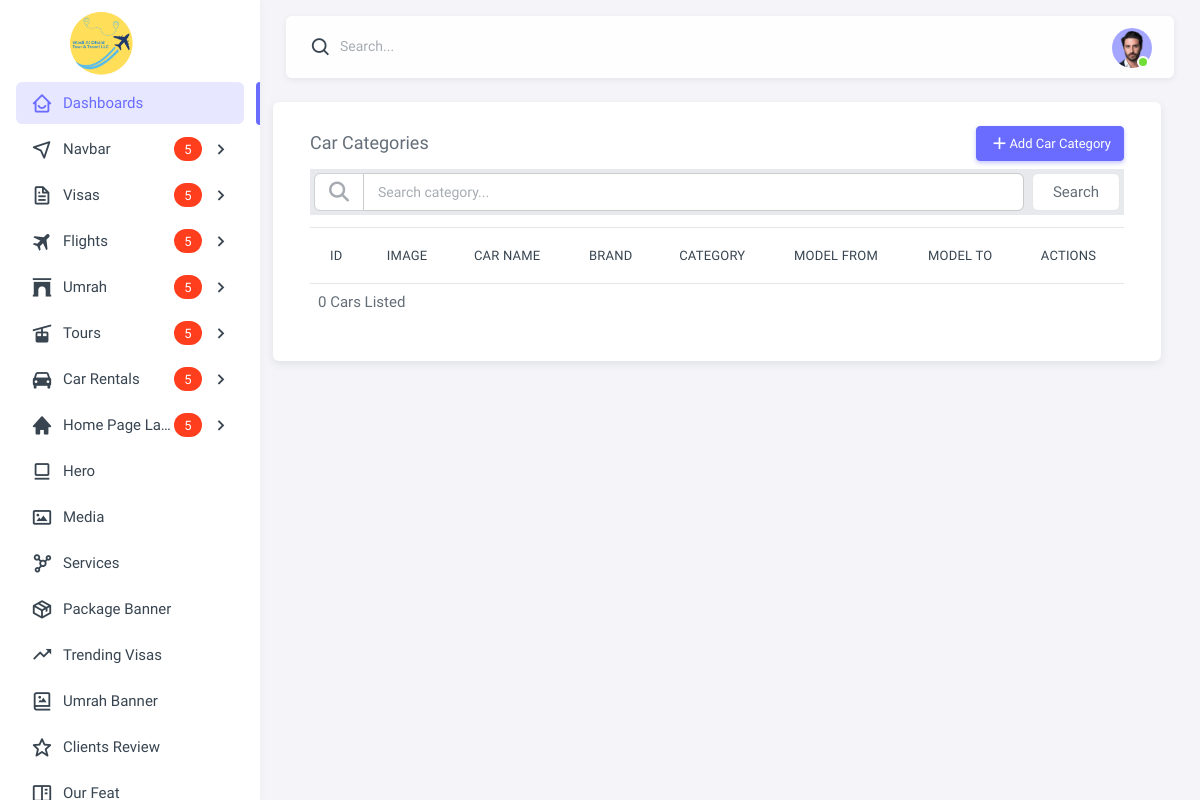
Page /car-details/ on the earlier database version.
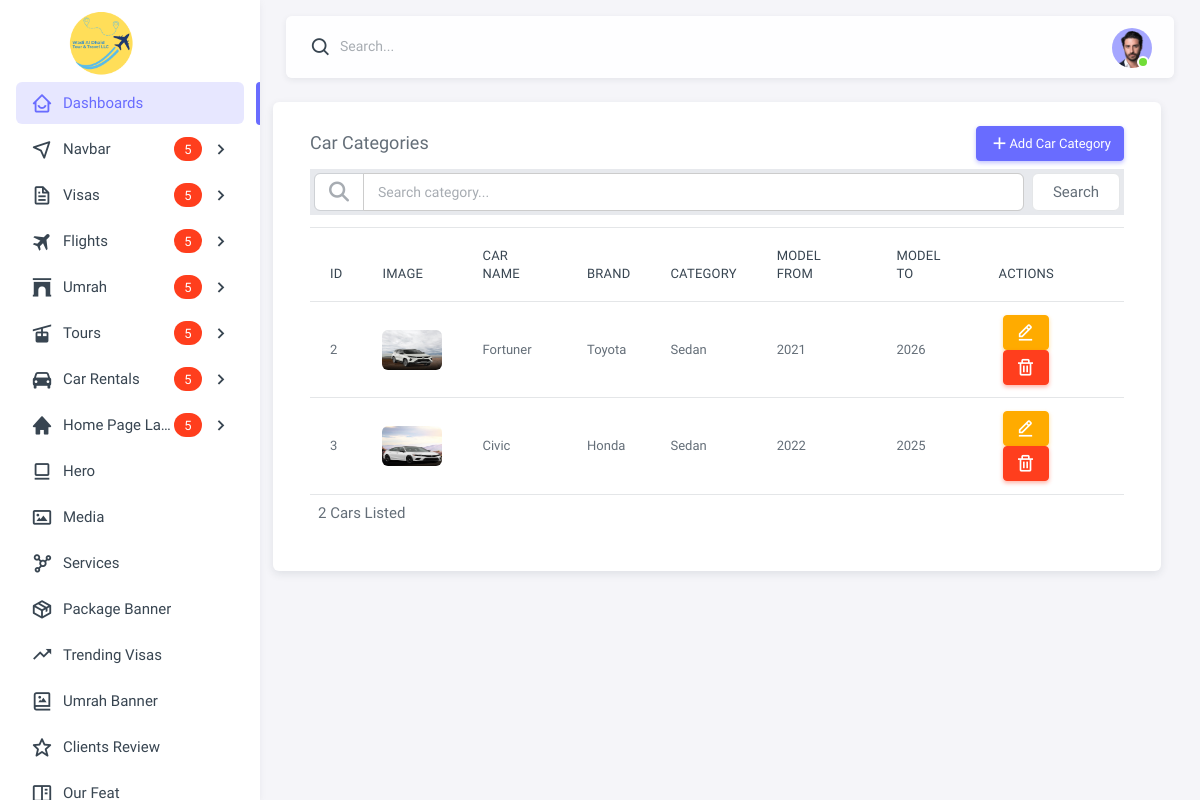
Same page on the later database version.
### CarRental/models.py (models this page shows, shortened)
class Car(models.Model):
    category = models.ForeignKey(CarCategory, on_delete=models.CASCADE, related_name="cars")
    name = models.CharField(max_length=255)
    brand = models.CharField(max_length=255)
    model_from = models.PositiveSmallIntegerField(default=2000)
    model_to = models.PositiveSmallIntegerField(default=datetime.now().year)
    image = models.ImageField(upload_to='car_images/', blank=True, null=True)
    description = models.TextField()

class CarCategory(models.Model):
    category_name = models.CharField(max_length=100)

### Admin_Dasboard/views.py (the view, shortened to what this page needs)
# urls.py: path('car-details/', views.car_details, name='car-details'),  # View for car details
def car_details(request):
    query = request.GET.get('search', '')  # Get search input from GET request
    total_cars = Car.objects.count()  # Count total cars
    if query:
        cars = Car.objects.filter(name__icontains=query)  # Case-insensitive search
    else:
        cars = Car.objects.all()  # Show all if no search query
    context = {
        'cars': cars,
        'search_query': query,  # Pass search query to template
        'total_cars': total_cars,
        'car_categories': CarCategory.objects.all(),  # Pass all car categories for form selection
    }
    return render(request, 'Car_Rentals/car-details.html', context)

### Admin_Dasboard/templates/Car_Rentals/car-details.html (shortened to what this page needs)
{% extends "base.html" %}
{% load static %}
{% block body %}
<div class="content-wrapper">
    <div class="container-xxl flex-grow-1 container-p-y">
        <div class="row w-100">
            <div class="card">
                <div class="card-body">
                    <div class="d-flex justify-content-between align-items-center">
                        <p class="mb-0 fs-5">Car Categories</p>
                        <button type="button" class="btn btn-sm btn-primary" data-bs-toggle="modal"
                            data-bs-target="#addCarModal"><i class='bx bx-plus'></i> Add Car Category</button>
                    </div>
                    <form action="{% url 'car-category' %}" method="GET">
                        <div class="search-person border-outline-dark col-12 bg-secondary-subtle p-1 d-flex mt-2 text-muted">
                            <div class="input-group border-outline-dark">
                                <span class="input-group-text bg-white">
                                    <i class="fa-solid fa-magnifying-glass text-muted"></i>
                                </span>
                                <input type="text" class="form-control bg-white" name="search" placeholder="Search category..." value="{{ search_query }}">
                            </div>
                            <button type="submit" class="btn btn-white bg-white border ms-2">Search</button>
                        </div>
                    </form>
                    <div>
                        <table class="table mt-3">
                            <thead>
                                <tr>
                                    <th>ID</th>
                                    <th>Image</th>
                                    <th>Car Name</th>
                                    <th>Brand</th>
                                    <th>Category</th>
                                    <th>Model From</th>
                                    <th>Model To</th>
                                    <th>Actions</th>
                                </tr>
                            </thead>
                            <tbody>
                                {% for car in cars %}
                                <tr>
                                    <td>{{ car.id }}</td>
                                    <td>
                                        {% if car.image %}
                                            <img src="{{ car.image.url }}" alt="Car Image" width="60" height="40" class="rounded">
                                        {% else %}
                                            No Image
                                        {% endif %}
                                    </td>
                                    <td>{{ car.name }}</td>
                                    <td>{{ car.brand }}</td>
                                    <td>{{ car.category.category_name }}</td>
                                    <td>{{ car.model_from }}</td>
                                    <td>{{ car.model_to }}</td>
                                    <td>
                                        <div>
                                            <button class="btn btn-warning btn-sm mx-1 edit-btn"
                                                data-id="{{ car.id }}"
                                                data-category="{{ car.category.id }}"
                                                data-name="{{ car.name }}"
                                                data-brand="{{ car.brand }}"
                                                data-model_from="{{ car.model_from }}"
                                                data-model_to="{{ car.model_to }}"
                                                data-description="{{ car.description }}"
                                                data-bs-toggle="modal"
                                                data-bs-target="#updateModal{{ car.id }}">
                                                <i class="bx bx-edit-alt"></i>
                                            </button>
                                            <a href="{% url 'delete-car' car.id %}"
                                               class="btn btn-danger btn-sm mx-1"
                                               onclick="return confirm('Are you sure you want to delete this car?');">
                                                <i class="bx bx-trash"></i>
                                            </a>
                                        </div>
                                    </td>
                                </tr>
                                {% endfor %}
                            </tbody>
                        </table>
                        <p class="p-2">{{ total_cars }} Cars Listed</p>
                    </div>
                </div>
            </div>
        </div>
    </div>
</div>
{% endblock %}

### Admin_Dasboard/templates/base.html (shortened to what this page needs)
{% load static %}
<!DOCTYPE html>
<html lang="en" class="light-style layout-menu-fixed layout-compact" dir="ltr" data-theme="theme-default" data-assets-path="../assets/" data-template="vertical-menu-template-free" data-style="light">
  <head>
    <link rel="stylesheet" href="https://cdnjs.cloudflare.com/ajax/libs/font-awesome/6.7.2/css/all.min.css" />
    <link rel="stylesheet" href="{% static 'assets/vendor/fonts/boxicons.css' %}" />
    <link rel="stylesheet" href="{% static 'assets/vendor/css/core.css' %}" class="template-customizer-core-css" />
    <link rel="stylesheet" href="{% static 'assets/vendor/css/theme-default.css' %}" class="template-customizer-theme-css" />
    <link rel="stylesheet" href="{% static 'assets/css/demo.css' %}" />
    <link rel="stylesheet" href="{% static 'assets/vendor/libs/perfect-scrollbar/perfect-scrollbar.css' %}" />
    <link rel="stylesheet" href="{% static 'assets/vendor/libs/apex-charts/apex-charts.css' %}" />
    <link rel="stylesheet" href="https://cdn.jsdelivr.net/npm/swiper@11/swiper-bundle.min.css" />
  </head>
  <body>
    <div class="layout-wrapper layout-content-navbar">
      <div class="layout-container">
        <aside id="layout-menu" class="layout-menu menu-vertical menu bg-menu-theme">
          <div class="app-brand demo">
            <a href="{% url 'home' %}" class="app-brand-link">
              <div class="image-style">
                <img src="{% static 'assets/img/Logo.png' %}" class="img-fluid" width="80" alt="">
              </div>
            </a>
          </div>
          <ul class="menu-inner py-1">
            <li class="menu-item active">
              <a href="{% url 'home' %}" class="menu-link">
                <i class="menu-icon tf-icons bx bx-home-smile"></i>
                <div class="text-truncate" data-i18n="Dashboards">Dashboards</div>
              </a>
            </li>
            <li class="menu-item">
              <a href="javascript:void(0);" class="menu-link menu-toggle">
                <i class='menu-icon tf-icons bx bx-navigation'></i>
                <div class="text-truncate">Navbar</div>
                <span class="badge rounded-pill bg-danger ms-auto">5</span>
              </a>
            </li>
            <li class="menu-item">
              <a href="javascript:void(0);" class="menu-link menu-toggle">
                <i class="menu-icon tf-icons bx bx-file"></i>
                <div class="text-truncate" >Visas</div>
                <span class="badge rounded-pill bg-danger ms-auto">5</span>
              </a>
            </li>
            <li class="menu-item">
              <a href="javascript:void(0);" class="menu-link menu-toggle">
                <i class='menu-icon tf-icons bx bxs-plane-alt'></i>
                <div class="text-truncate">Flights</div>
                <span class="badge rounded-pill bg-danger ms-auto">5</span>
              </a>
            </li>
            <li class="menu-item">
              <a href="javascript:void(0);" class="menu-link menu-toggle">
                <i class="menu-icon tf-icons bx bxs-arch"></i>
                <div class="text-truncate">Umrah</div>
                <span class="badge rounded-pill bg-danger ms-auto">5</span>
              </a>
            </li>
            <li class="menu-item">
              <a href="javascript:void(0);" class="menu-link menu-toggle">
                <i class="menu-icon tf-icons bx bxs-cable-car"></i>
                <div class="text-truncate">Tours</div>
                <span class="badge rounded-pill bg-danger ms-auto">5</span>
              </a>
            </li>
            <li class="menu-item">
              <a href="javascript:void(0);" class="menu-link menu-toggle">
                <i class='menu-icon tf-icons bx bxs-car'></i>
                <div class="text-truncate">Car Rentals</div>
                <span class="badge rounded-pill bg-danger ms-auto">5</span>
              </a>
            </li>
            <li class="menu-item">
              <a href="javascript:void(0);" class="menu-link menu-toggle">
                <i class='menu-icon tf-icons bx bxs-home'></i>
                <div class="text-truncate">Home Page Layouts</div>
                <span class="badge rounded-pill bg-danger ms-auto">5</span>
              </a>
            </li>
            <li class="menu-item">
              <a href="{% url 'new-home-banner' %}" class="menu-link">
                <i class="menu-icon tf-icons bx bx-card"></i>
                <div class="text-truncate" data-i18n="Account Pages">Hero</div>
              </a>
            </li>
            <li class="menu-item">
              <a href="{% url 'media' %}" class="menu-link">
                <i class="menu-icon tf-icons bx bx-image"></i>
                <div class="text-truncate" data-i18n="Account Pages">Media</div>
              </a>
            </li>
            <li class="menu-item">
              <a href="{% url 'services' %}" class="menu-link">
                <i class="menu-icon tf-icons bx bx-network-chart"></i>
                <div class="text-truncate" data-i18n="Account Pages">Services</div>
              </a>
            </li>
            <li class="menu-item">
              <a href="{% url 'package-banner' %}" class="menu-link">
                <i class="menu-icon tf-icons bx bx-package"></i>
                <div class="text-truncate" data-i18n="Account Pages">Package Banner</div>
              </a>
            </li>
            <li class="menu-item">
              <a href="{% url 'trending-visa' %}" class="menu-link">
                <i class="menu-icon tf-icons bx bx-trending-up"></i>
                <div class="text-truncate" data-i18n="Account Pages">Trending Visas</div>
              </a>
            </li>
            <li class="menu-item">
              <a href="#" class="menu-link">
                <i class="menu-icon tf-icons bx bx-photo-album"></i>
                <div class="text-truncate" data-i18n="Account Pages">Umrah Banner</div>
              </a>
            </li>
            <li class="menu-item">
              <a href="{% url 'clients' %}" class="menu-link">
                <i class="menu-icon tf-icons bx bx-star"></i>
                <div class="text-truncate" data-i18n="Account Pages">Clients Review</div>
              </a>
            </li>
            <li class="menu-item">
              <a href="{% url 'our-features' %}" class="menu-link">
                <i class="menu-icon tf-icons bx bx-book-content"></i>
                <div class="text-truncate" data-i18n="Account Pages">Our Feat</div>
              </a>
            </li>
          </ul>
        </aside>
        <div class="layout-page">
          <nav class="layout-navbar container-xxl navbar navbar-expand-xl navbar-detached align-items-center bg-navbar-theme" id="layout-navbar">
            <div class="navbar-nav-right d-flex align-items-center" id="navbar-collapse">
              <div class="navbar-nav align-items-center">
                <div class="nav-item d-flex align-items-center">
                  <i class="bx bx-search bx-md"></i>
                  <input type="text" class="form-control border-0 shadow-none ps-1 ps-sm-2" placeholder="Search..." aria-label="Search..." />
                </div>
              </div>
              <ul class="navbar-nav flex-row align-items-center ms-auto">
                <li class="nav-item navbar-dropdown dropdown-user dropdown">
                  <a class="nav-link dropdown-toggle hide-arrow p-0" href="javascript:void(0);" data-bs-toggle="dropdown">
                    <div class="avatar avatar-online">
                      <img src="{% static 'assets/img/avatars/1.png' %}" alt class="w-px-40 h-auto rounded-circle" />
                    </div>
                  </a>
                </li>
              </ul>
            </div>
          </nav>
          {% block body %}{% endblock %}
    </div>
  </body>
</html>

### Admin_Dasboard/static/assets/css/demo.css (style rules this page uses)
.menu .app-brand.demo { height: 64px; margin-top: 12px; }
.image-style img { margin-left: 30px; }
.form-control, .form-select { font-size: 14px; border: 1px solid #ccc; }
table th, td { font-size: 13px; }

Differences in the rows shown:
added Car: id "2", image (picture), name "Fortuner", brand "Toyota", category.category_name "Sedan", model_from "2021", model_to "2026"
added Car: id "3", image (picture), name "Civic", brand "Honda", category.category_name "Sedan", model_from "2022", model_to "2025"
Other differences:
{{ total_cars }}: "0" → "2"
